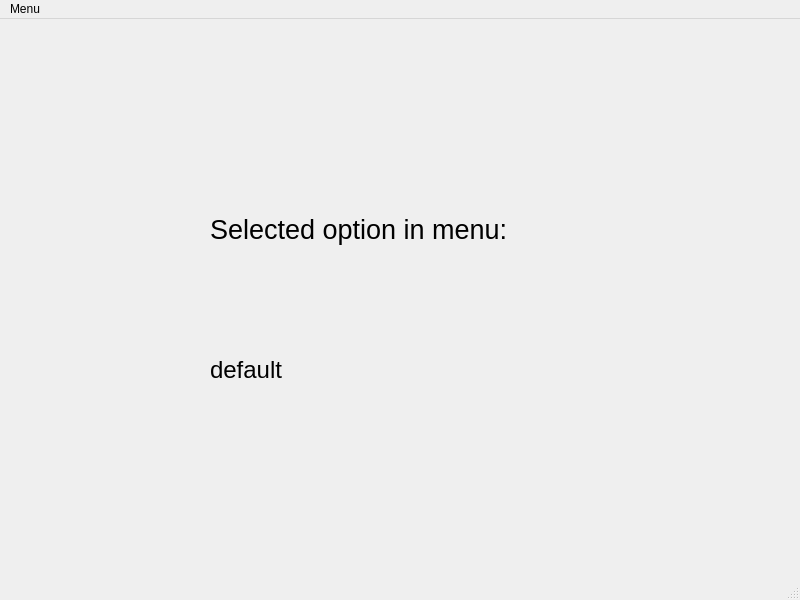
<?xml version="1.0" encoding="UTF-8"?>
<ui version="4.0">
 <class>MainWindow</class>
 <widget class="QMainWindow" name="MainWindow">
  <property name="geometry">
   <rect>
    <x>0</x>
    <y>0</y>
    <width>800</width>
    <height>600</height>
   </rect>
  </property>
  <property name="windowTitle">
   <string>MainWindow</string>
  </property>
  <widget class="QWidget" name="centralwidget">
   <widget class="QLabel" name="label">
    <property name="geometry">
     <rect>
      <x>210</x>
      <y>140</y>
      <width>361</width>
      <height>141</height>
     </rect>
    </property>
    <property name="font">
     <font>
      <pointsize>20</pointsize>
     </font>
    </property>
    <property name="text">
     <string>Selected option in menu:</string>
    </property>
   </widget>
   <widget class="QLabel" name="label_2">
    <property name="geometry">
     <rect>
      <x>210</x>
      <y>280</y>
      <width>361</width>
      <height>141</height>
     </rect>
    </property>
    <property name="font">
     <font>
      <pointsize>18</pointsize>
     </font>
    </property>
    <property name="text">
     <string>default</string>
    </property>
   </widget>
  </widget>
  <widget class="QMenuBar" name="menubar">
   <property name="geometry">
    <rect>
     <x>0</x>
     <y>0</y>
     <width>800</width>
     <height>21</height>
    </rect>
   </property>
   <widget class="QMenu" name="menuMenu">
    <property name="title">
     <string>Menu</string>
    </property>
    <addaction name="actionRed"/>
    <addaction name="actionGreen"/>
    <addaction name="actionBlue"/>
   </widget>
   <addaction name="menuMenu"/>
  </widget>
  <widget class="QStatusBar" name="statusbar"/>
  <action name="actionRed">
   <property name="text">
    <string>Red</string>
   </property>
  </action>
  <action name="actionGreen">
   <property name="text">
    <string>Green</string>
   </property>
  </action>
  <action name="actionBlue">
   <property name="text">
    <string>Blue</string>
   </property>
  </action>
 </widget>
 <resources/>
 <connections/>
</ui>
